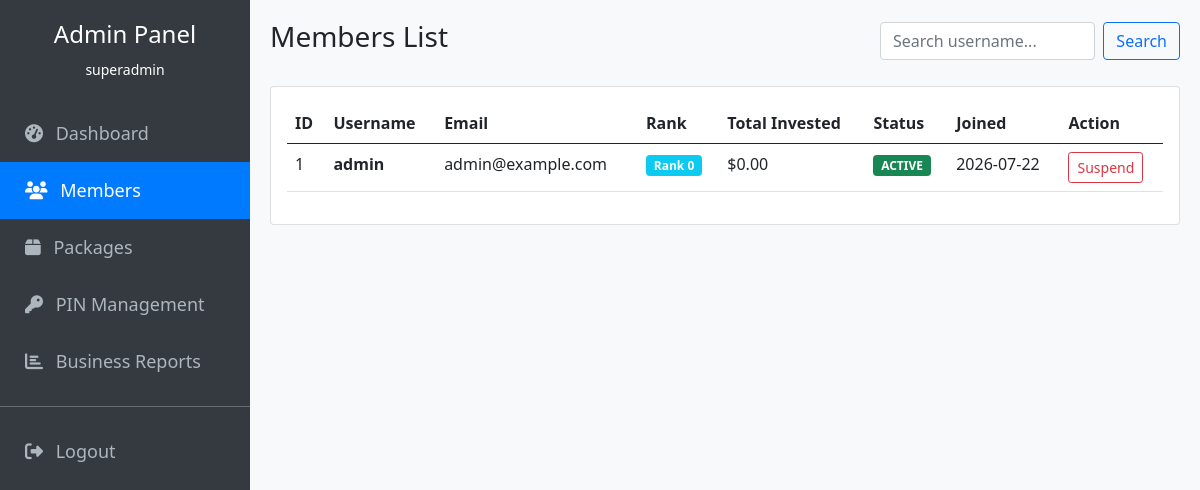
Screenshot of /admin/members.php (signed in) with the database file from the repository.
### tables this page shows
CREATE TABLE IF NOT EXISTS `users` (
  `id` INT AUTO_INCREMENT PRIMARY KEY,
  `username` VARCHAR(50) UNIQUE NOT NULL,
  `full_name` VARCHAR(100) DEFAULT NULL,
  `phone` VARCHAR(20) DEFAULT NULL,
  `address` TEXT DEFAULT NULL,
  `post_office_number` VARCHAR(20) DEFAULT NULL,
  `state` VARCHAR(100) DEFAULT NULL,
  `country` VARCHAR(100) DEFAULT NULL,
  `email` VARCHAR(100) UNIQUE NOT NULL,
  `password` VARCHAR(255) NOT NULL,
  `sponsor_id` INT DEFAULT NULL,
  `placement_id` INT DEFAULT NULL,
  `position` ENUM('left', 'right') DEFAULT NULL,
  `rank_id` INT DEFAULT 0,
  `total_investment` DECIMAL(15, 2) DEFAULT 0.00,
  `left_leg_business` DECIMAL(15, 2) DEFAULT 0.00,
  `right_leg_business` DECIMAL(15, 2) DEFAULT 0.00,
  `rank_income_days` INT DEFAULT 0,
  `status` ENUM('active', 'inactive', 'suspended') DEFAULT 'active',
  `created_at` TIMESTAMP DEFAULT CURRENT_TIMESTAMP,
  FOREIGN KEY (`sponsor_id`) REFERENCES `users`(`id`),
  FOREIGN KEY (`placement_id`) REFERENCES `users`(`id`)
);

### admin/members.php (the view, shortened to what this page needs)
<?php
include __DIR__ . '/includes/header.php';
$search = $_GET['search'] ?? '';
$query = "SELECT * FROM users WHERE username LIKE ? OR email LIKE ? ORDER BY created_at DESC";
$stmt = $db->prepare($query);
$stmt->execute(["%$search%", "%$search%"]);
$members = $stmt->fetchAll();
?>
<div class="d-flex justify-content-between align-items-center mb-4">
    <h3>Members List</h3>
    <form class="d-flex" style="width: 300px;">
        <input type="text" name="search" class="form-control me-2" placeholder="Search username..." value="<?php echo htmlspecialchars($search); ?>">
        <button type="submit" class="btn btn-outline-primary">Search</button>
    </form>
</div>
<div class="card">
    <div class="card-body">
        <div class="table-responsive">
            <table class="table table-hover">
                <thead>
                    <tr>
                        <th>ID</th>
                        <th>Username</th>
                        <th>Email</th>
                        <th>Rank</th>
                        <th>Total Invested</th>
                        <th>Status</th>
                        <th>Joined</th>
                        <th>Action</th>
                    </tr>
                </thead>
                <tbody>
                    <?php foreach($members as $m): ?>
                    <tr>
                        <td><?php echo $m['id']; ?></td>
                        <td><strong><?php echo $m['username']; ?></strong></td>
                        <td><?php echo $m['email']; ?></td>
                        <td><span class="badge bg-info">Rank <?php echo $m['rank_id']; ?></span></td>
                        <td>$<?php echo number_format($m['total_investment'], 2); ?></td>
                        <td>
                            <span class="badge <?php echo $m['status'] == 'active' ? 'bg-success' : 'bg-danger'; ?>">
                                <?php echo strtoupper($m['status']); ?>
                            </span>
                        </td>
                        <td><?php echo date('Y-m-d', strtotime($m['created_at'])); ?></td>
                        <td>
                            <form method="post" class="d-inline">
                                <?php if($m['status'] == 'active'): ?>
                                    <button type="submit" name="status" value="suspended" class="btn btn-sm btn-outline-danger">Suspend</button>
                                <?php else: ?>
                                    <button type="submit" name="status" value="active" class="btn btn-sm btn-outline-success">Activate</button>
                                <?php endif; ?>
                            </form>
                        </td>
                    </tr>
                    <?php endforeach; ?>
                </tbody>
            </table>
        </div>
    </div>
</div>
<?php include __DIR__ . '/includes/footer.php'; ?>

### admin/includes/header.php (style rules this page uses)
body { background-color: #f8f9fa; }

### rows the page displays
users: id "1", username "admin", email "admin@example.com", rank "0", total_investment "0.00", status "ACTIVE", created_at "2026-07-22", shows "Suspend"

### other values shown
$_SESSION['admin_username'] "superadmin"
